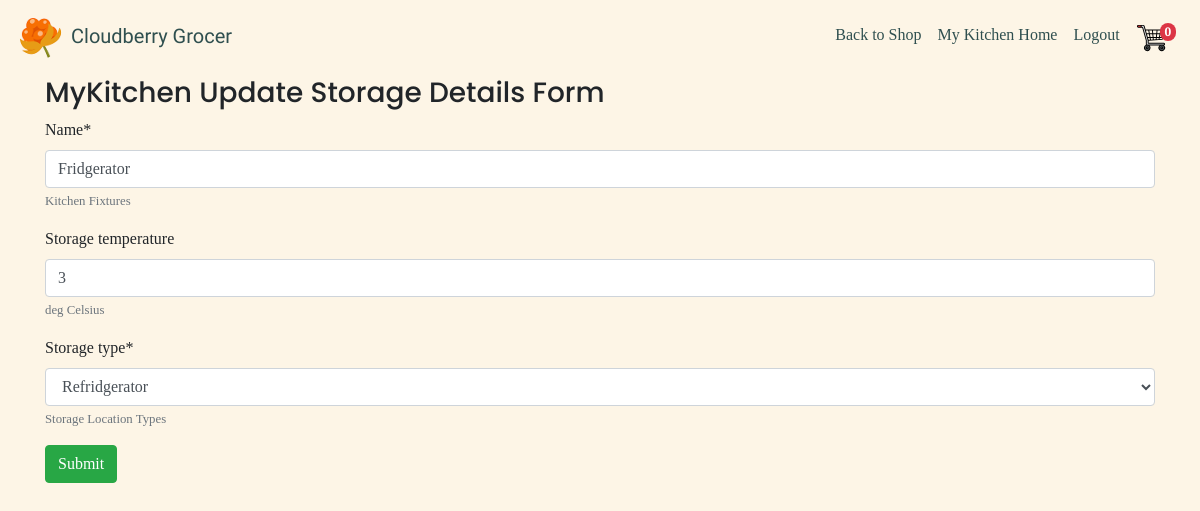
The app's page /mykitchen/update-storage/20/13 (signed in) with its own data.
### mykitchen/models.py (models this page shows, shortened)
class StorageLocation(models.Model):
    name = models.CharField(blank=False, max_length=50,
                            help_text="Kitchen Fixtures")
    storage_temperature = models.IntegerField(blank=True,
                                              help_text="deg Celsius")
    household = models.ForeignKey(Household, on_delete=models.CASCADE)
    edited_by = models.ForeignKey(User, blank=False,
                                  on_delete=models.SET(get_sentinel_user))
    STORAGE_TYPE_CHOICES = (
        ('cabinet', 'Cabinet'),
        ('cupboard', 'Cupboard'),
        ('counter-top', 'Counter'),
        ('fridge', 'Refridgerator'),
        ('freezer', 'Freezer'),
        ('pantry', 'Pantry'),
        ('others', 'Others')
    )
    storage_type = models.CharField(blank=False, choices=STORAGE_TYPE_CHOICES,
                                    max_length=11, default="cupboard",
                                    help_text="Storage Location Types")

### mykitchen/views.py (the view)
@login_required
@permission_required(['mykitchen.add_storagelocation',
                      'mykitchen.change_storagelocation'])
def update_storage_location(request, household_id, storage_id):
    user = request.user
    storage_to_update = get_object_or_404(StorageLocation, pk=storage_id)
    household = get_object_or_404(Household, pk=household_id)
    try:
        member = Member.objects.get(user=user)
    except Member.DoesNotExist:
        member = None
    if household:
        if user.username == household.owner.username:
            if request.method == 'POST':
                edit_storage_form = StorageLocationForm(
                    request.POST, instance=storage_to_update)
                if edit_storage_form.is_valid():
                    storage_instance = edit_storage_form.save(commit=False)
                    storage_instance.edited_by = request.user
                    storage_instance.household = household
                    storage_instance.save()
                    messages.success(
                        request,
                        f"Storage {storage_instance.name}"
                        f" has been updated on"
                        f" {datetime.datetime.now().strftime('%b %d, %Y, %H:%M:%S')}")
                    return redirect(reverse(index))
                else:
                    return render(request,
                                  'mykitchen/update_storage.template.html', {
                                   'form': edit_storage_form
                                  })
            else:
                edit_storage_form = (
                    StorageLocationForm(instance=storage_to_update))
                return render(request,
                              'mykitchen/update_storage.template.html', {
                               'form': edit_storage_form
                                    })
        elif member:
            if member.household == household:
                if request.method == 'POST':
                    edit_storage_form = StorageLocationForm(request.POST,
                                                        instance=storage_to_update)
                    if edit_storage_form.is_valid():
                        storage_instance = edit_storage_form.save(commit=False)
                        storage_instance.edited_by = request.user
                        storage_instance.household = household
                        storage_instance.save()
                        messages.success(
                            request,
                            f"Storage {storage_instance.name}"
                            f" has been updated on"
                            f" {datetime.datetime.now().strftime('%b %d, %Y, %H:%M:%S')}")
                        return redirect(reverse(index))
                    else:
                        return render(
                            request,
                            'mykitchen/update_storage.template.html', {
                             'form': edit_storage_form
                             })
                else:
                    edit_storage_form = (
                        StorageLocationForm(instance=storage_to_update))
                    return render(
                        request,
                        'mykitchen/update_storage.template.html', {
                         'form': edit_storage_form
                        })
            else:
                raise PermissionDenied
    else:
        raise Http404

### mykitchen/forms.py
class StorageLocationForm(forms.ModelForm):
    class Meta:
        model = StorageLocation
        fields = ('name', 'storage_temperature', 'storage_type',)
        exclude = ('edited_by', 'household')

### cart/contexts.py (called while the page is built)
def cart_contents(request):
    cart = request.session.get("shopping_cart", {})
    return {
        'shopping_cart': cart,
        'item_count': len(cart)
}

### mykitchen/templates/mykitchen/update_storage.template.html (shortened to what this page needs)
{% extends 'base_kitchen.template.html' %}
{%load crispy_forms_tags %}
{%load static%}
{%block content%}
    <h3>MyKitchen Update Storage Details Form</h3>
    <form method="POST">
    {{ form|crispy }}
    <input type="submit" role="button" class="btn btn-success" value="Submit"/>
    </form>
{% endblock %}

### static/css/styles.css (style rules this page uses)
body { background-color: oldlace; font-family: 'Bitter', serif; }
h1,h2,h3,h4,h5,h6 { font-family: 'Poppins', sans-serif; }

### records on screen
StorageLocation: name "Fridgerator", storage_temperature "3", storage_type "Refridgerator"

### other values on screen
{{ item_count }} "0"
